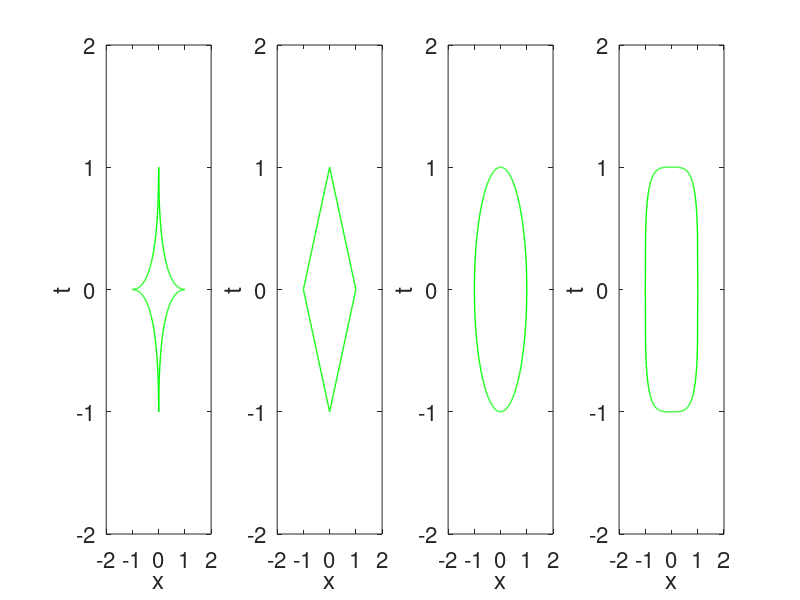

Write MATLAB code to recreate this figure.
clear all
close all

count=1;
for k = [0.5 1 2 4]
    x=-1:0.01:1;
    y=(1-abs(x.^k)).^(1/k);
    
    xx=[x,x(end:-1:1)];
    yy=[y,-y];

    figure(1)
    subplot(1,4,count)
    plot(xx,yy,'Color','green','LineWidth',1)
    axis([-2 2 -2 2])
    xlabel('x','FontSize',16)
    ylabel('t','FontSize',16)
    set(gca,'FontSize',16)
    count = count+1;
end